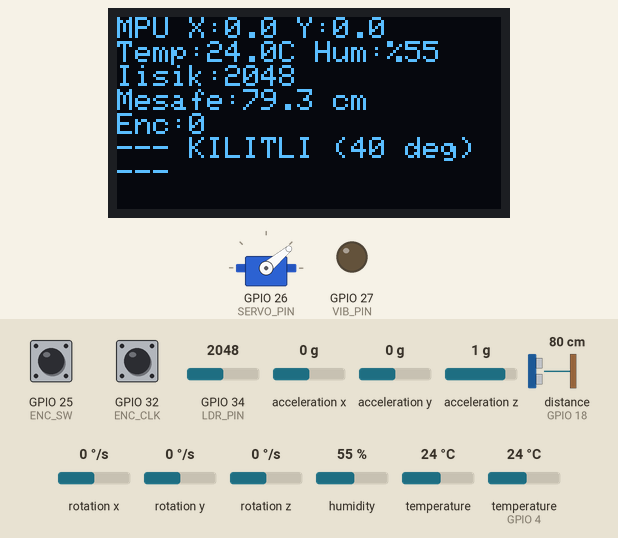
Simulated run of this sketch. Board: ESP32. On the bench: 128×64 one-colour display, servo, output pins drawn as LEDs (lit = HIGH). Wiring (inferred from the names in the program): ultrasonic range finder: trigger GPIO 5; echo GPIO 18. The test bench sets the inputs (shaded band); at power-on: distance to the obstacle (sensor on GPIO 18) 80 cm, GPIO 34 (LDR_PIN) = 2048, GPIO 25 (ENC_SW) HIGH, GPIO 32 (ENC_CLK) HIGH, acceleration x 0 g, acceleration y 0 g, acceleration z 1 g, rotation x 0 °/s, rotation y 0 °/s, rotation z 0 °/s, humidity 55 %, temperature 24 °C, temperature (sensor on GPIO 4) 24 °C. The echo pulse lasts 58.3 µs per cm; pins used as bus, display or sensor lines are not drawn; what the sketch prints to the serial monitor is not drawn.

Above: at 2.2 s.
2.3 s: distance to the obstacle (sensor on GPIO 18) set to 12 cm
At 3.6 s:
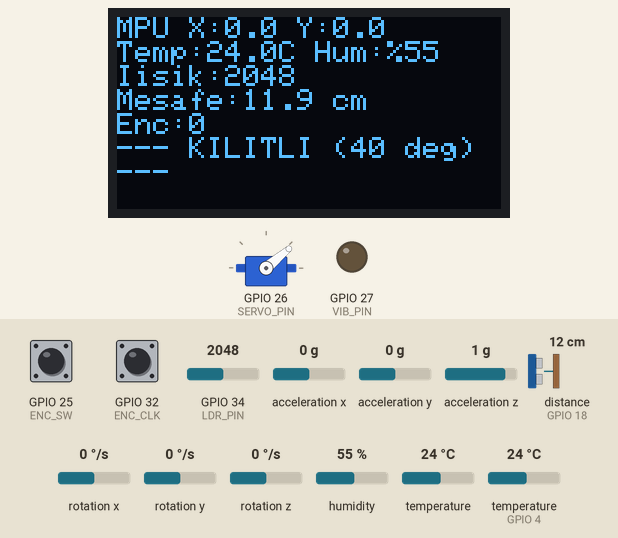
3.9 s: distance to the obstacle (sensor on GPIO 18) set to 9 cm
At 5.0 s:
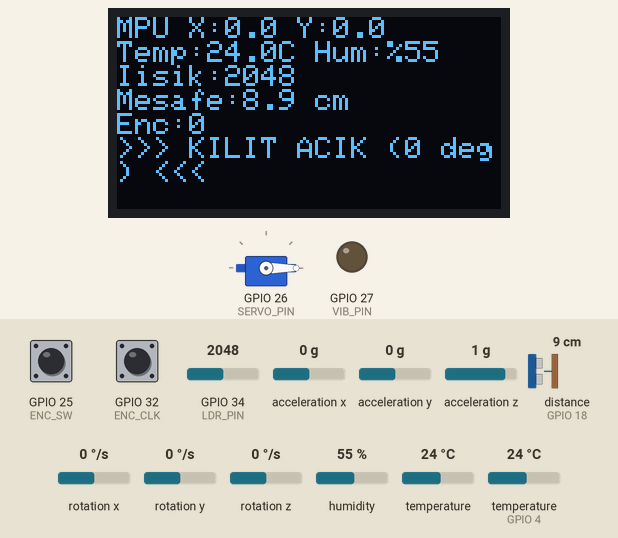
5.5 s: GPIO 34 (LDR_PIN) set to 531
At 6.3 s:
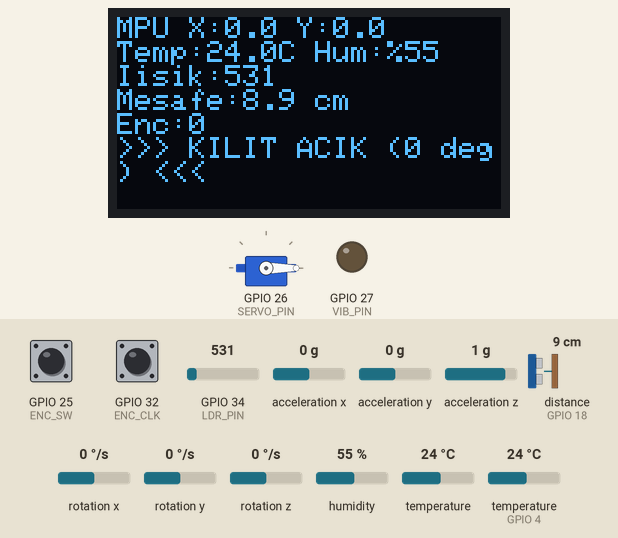
7.0 s: GPIO 34 (LDR_PIN) set to 469
At 8.0 s:
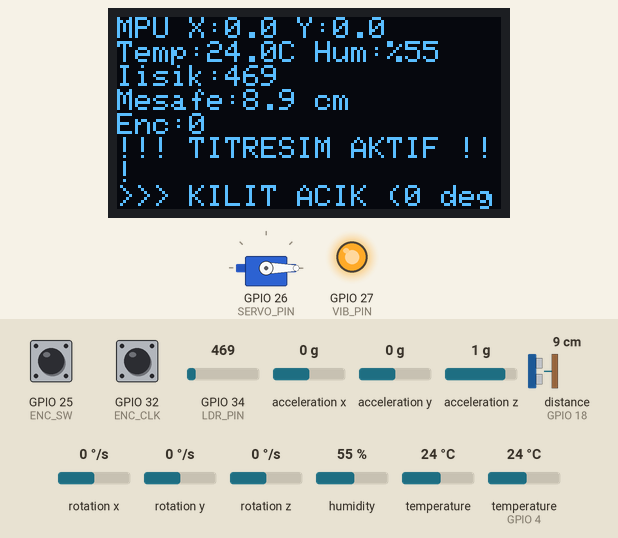
8.6 s: GPIO 25 (ENC_SW) pulled LOW for 0.15 s
At 8.76 s:
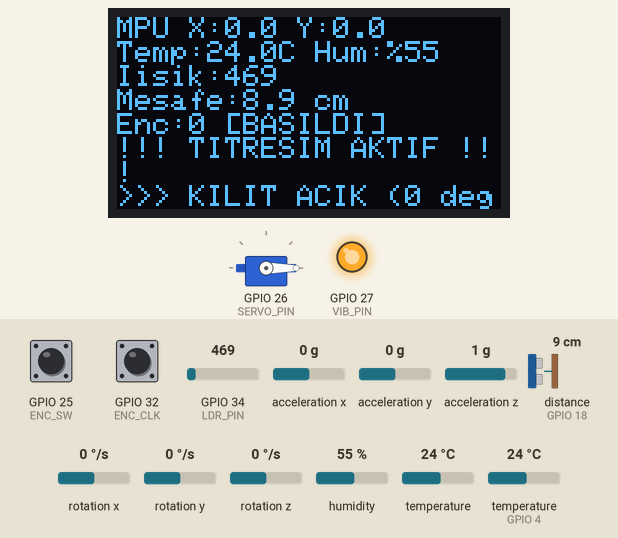
10.3 s: distance to the obstacle (sensor on GPIO 18) set to 18 cm
At 11.8 s:
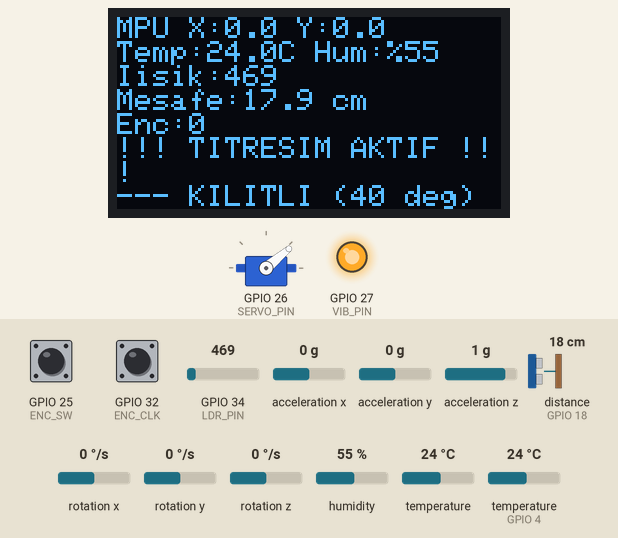
Timing chart, 0 to 12.8 s (numbered marks = the images above; inputs shaded):
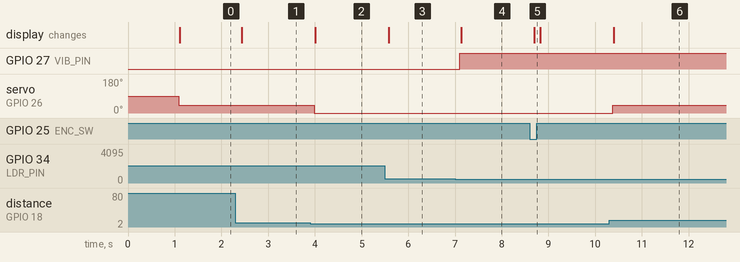

The sketch:

SensorTest.ino
```cpp
#include <Wire.h>
#include <Adafruit_GFX.h>
#include <Adafruit_SSD1306.h>
#include <Adafruit_MPU6050.h>
#include <Adafruit_Sensor.h>
#include <DHT.h>
#include <ESP32Servo.h>

// --- PİN TANIMLAMALARI (Seninle konuştuğumuz şemaya göre) ---
#define OLED_RESET     -1
#define SCREEN_WIDTH   128
#define SCREEN_HEIGHT  64
Adafruit_SSD1306 display(SCREEN_WIDTH, SCREEN_HEIGHT, &Wire, OLED_RESET);

Adafruit_MPU6050 mpu;

#define DHTPIN         4
#define DHTTYPE        DHT11
DHT dht(DHTPIN, DHTTYPE);

#define ENC_CLK        32
#define ENC_DT         33
#define ENC_SW         25

#define ULTRA_TRIG     5
#define ULTRA_ECHO     18

#define LDR_PIN        34

#define SERVO_PIN      26
Servo myservo;

#define VIB_PIN        27

// --- DEĞİŞKENLER ---
int lastClk = HIGH;
int encoderCount = 0;

void setup() {
  Serial.begin(115200);
  while (!Serial);
  Serial.println("OmniDeck Sistem Testi Basliyor...");

  // 1. OLED Başlatma
  if(!display.begin(SSD1306_SWITCHCAPVCC, 0x3C)) {
    Serial.println("OLED Hatasi!");
  }
  display.clearDisplay();
  display.setTextSize(1);
  display.setTextColor(WHITE);
  display.setCursor(0,0);
  display.println("OMNIDECK TEST");
  display.display();
  delay(1000);

  // 2. MPU6050 Başlatma
  if (!mpu.begin()) {
    Serial.println("MPU6050 bulunamadi!");
  }
  mpu.setAccelerometerRange(MPU6050_RANGE_8_G);

  // 3. DHT11 Başlatma
  dht.begin();

  // 4. Pin Modları
  pinMode(ENC_CLK, INPUT_PULLUP);
  pinMode(ENC_DT, INPUT_PULLUP);
  pinMode(ENC_SW, INPUT_PULLUP);
  pinMode(ULTRA_TRIG, OUTPUT);
  pinMode(ULTRA_ECHO, INPUT);
  pinMode(VIB_PIN, OUTPUT);

  // 5. Servo Başlatma
  ESP32PWM::allocateTimer(0);
  myservo.setPeriodHertz(50);
  myservo.attach(SERVO_PIN, 500, 2400);

  Serial.println("Sistem Hazir!");
}

void loop() {
  display.clearDisplay();
  display.setCursor(0,0);

  // --- 1. MPU6050 TEST (Eğme) ---
  sensors_event_t a, g, temp;
  mpu.getEvent(&a, &g, &temp);
  display.print("MPU X:"); display.print(a.acceleration.x, 1);
  display.print(" Y:"); display.println(a.acceleration.y, 1);

  // --- 2. DHT11 TEST (Isı/Nem) ---
  float h = dht.readHumidity();
  float t = dht.readTemperature();
  display.print("Temp:"); display.print(t, 1);
  display.print("C Hum:%"); display.println(h, 0);

  // --- 3. LDR TEST (Işık) ---
  int ldrVal = analogRead(LDR_PIN);
  display.print("Iisik:"); display.println(ldrVal);

  // --- 4. ULTRASONIK TEST (Mesafe) ---
  digitalWrite(ULTRA_TRIG, LOW);
  delayMicroseconds(2);
  digitalWrite(ULTRA_TRIG, HIGH);
  delayMicroseconds(10);
  digitalWrite(ULTRA_TRIG, LOW);
  long duration = pulseIn(ULTRA_ECHO, HIGH);
  float distance = duration * 0.034 / 2;
  display.print("Mesafe:"); display.print(distance, 1); display.println(" cm");

  // --- 5. ENCODER TEST (Düğme) ---
  int newClk = digitalRead(ENC_CLK);
  if (newClk != lastClk && newClk == LOW) {
    if (digitalRead(ENC_DT) != newClk) encoderCount++;
    else encoderCount--;
  }
  lastClk = newClk;
  display.print("Enc:"); display.print(encoderCount);
  if(digitalRead(ENC_SW) == LOW) display.print(" [BASILDI]");
  display.println();

  // --- 6. ACTUATOR TEST (Servo ve Motor) ---

  // Işık testi (LDR) - Karanlıksa titret
  if(ldrVal < 500) {
    digitalWrite(VIB_PIN, HIGH);
    display.println("!!! TITRESIM AKTIF !!!");
  } else {
    digitalWrite(VIB_PIN, LOW);
  }

  if(distance < 10) {
    // TETIKLEME ANI: Kilit açılıyor
    // 40'tan 0'a gitmek saat yönünde harekettir.
    myservo.write(0);
    display.println(">>> KILIT ACIK (0 deg) <<<");
  } else {
    // BEKLEME ANI: Kilit pozisyonu (Kilitli tutmak için 40 dereceye geri döner)
    myservo.write(40);
    display.println("--- KILITLI (40 deg) ---");
  }
  display.display();
  delay(100); // Ekran tazeleme hızı
}
```

Measured:
- the behaviour switches between 11 and 10 cm on distance to the obstacle (sensor on GPIO 18) (found by bisection; images 1 and 2)
- the behaviour switches between 500 and 499 on GPIO 34 (LDR_PIN) (found by bisection; images 3 and 4)
- after the input at 2.3 s, the display: changes after 0.14 s (image 1)
- after the input at 3.9 s, servo on GPIO 26 (SERVO_PIN): 40° → 0° after 0.09 s; the display: changes after 0.11 s (image 2)
- after the input at 5.5 s, the display: changes after 0.08 s (image 3)
- after the input at 7.0 s, GPIO 27 (VIB_PIN): LOW → HIGH after 0.10 s; the display: changes after 0.13 s (image 4)
- after the input at 8.6 s, the display: changes after 0.10 s (image 5)
- after the input at 10.3 s, servo on GPIO 26 (SERVO_PIN): 0° → 40° after 0.07 s; the display: changes after 0.10 s (image 6)
